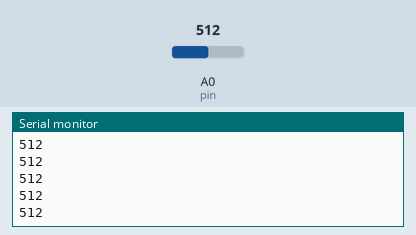
Bench run of a sketch on a simulated Arduino Uno, built with avr-gcc and run on an emulated ATmega328P. On the bench: the last lines printed to the serial monitor. Inputs (shaded band) come from the test bench; at power-on: A0 (pin) = 512.

Above: at 1.2 s.
1.3 s: A0 (pin) set to 716
At 1.48 s:
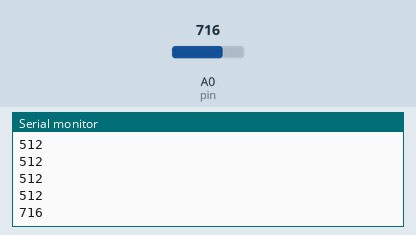
2.8 s: A0 (pin) set to 900
At 2.84 s:
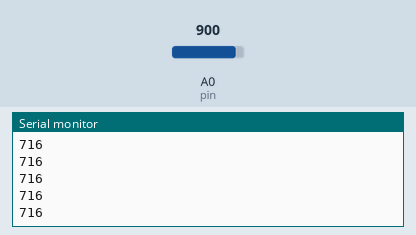
Timing chart, 0 to 5.8 s (numbered marks = the images above; inputs shaded):
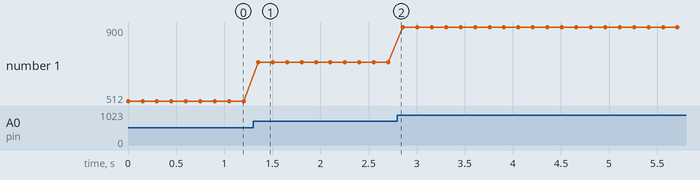

Measured:
- after the input at 1.3 s, the serial monitor: prints a new line after 0.05 s (image 1)
- plotted number 1: 512 → 716 after the input at 1.3 s, 716 → 900 after the input at 2.8 s

The sketch:

potentiometer_test.ino
```cpp
int pin=0;
int knob;

void setup() {
  // put your setup code here, to run once:
Serial.begin(9600);
pinMode(pin,OUTPUT);
}

void loop() {
  // put your main code here, to run repeatedly:
knob= analogRead(pin);
Serial.println(knob);
delay(150);
}
```
